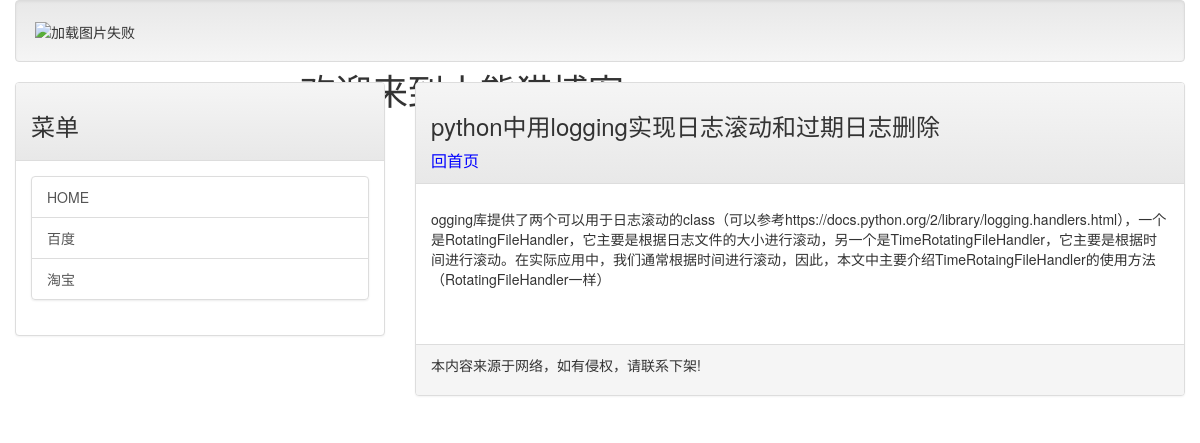
Page /post/first_post on the committed database.
### mainsite/models.py (models this page shows, shortened)
class Post(models.Model):
    title = models.CharField(max_length=200)
    slug = models.CharField(max_length=200)
    body = models.TextField()
    abstract = models.CharField(max_length=120, blank=True)
    pub_date = models.DateTimeField(auto_now_add=timezone.now)
    class Mate:
        ordering = ('-pub_date', )

### mainsite/views.py (the view)
# urls.py: url(r'^post/(\w+)', showpost),
def showpost(request, slug):
    temprate = get_template('post.html')
    try:
        post = Post.objects.get(slug=slug)
        if post != None:
            content = temprate.render(locals())
            return HttpResponse(content)
    except Exception:
        redirect('/')

### templates/post.html (shortened to what this page needs)
{% extends "base.html" %}
{% load markdown_deux_tags %}
{% block headmessage %}
    <h3>{{post.title}}</h3>
    <a href="/" class="tit">回首页</a>
{% endblock %}
{% block content %}
    <p style="font-size: 12px; letter-spacing: 2pt;">{{post.body | markdown}}</p>
{% endblock %}

### rows in the picture
Post: title "python中用logging实现日志滚动和过期日志删除", body "ogging库提供了两个可以用于日志滚动的class（可以参考https://docs.python.org/2/library/logging.handlers.html），一个是RotatingFileHandler，它主要是根据日志文件的大小进行滚动，另一个是TimeRotatingFileHandler，它主要是根据时间进行滚动。在实际应用中，我们通常根据时间进行滚动，因此，本文中主要介绍TimeRotaingFileHandler的使用方法（RotatingFileHandler一样）"
